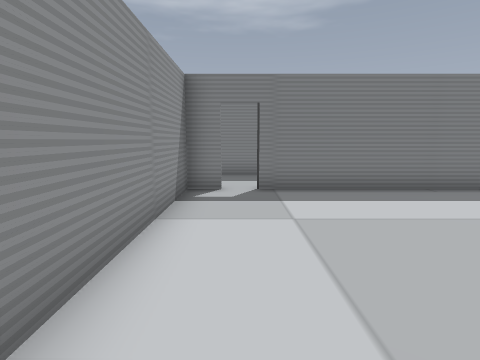
[1] (above)

20 first-person views from a walk through a Godot game level. The camera is 1.3 m above the floor, tilts 8° down and sees 80° across. The floor is counted in squares, 1 m on a side. Each view is taken from the middle of a square. On the plan, view 1 faces up. The plan holds only what a view shows up to about 13 squares ahead; the rest is blank. Door leaves are left out where a doorway can be walked through.

[2]
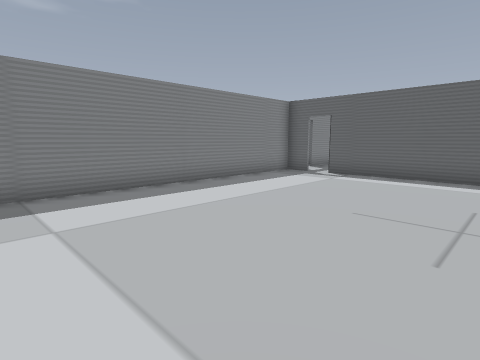

[3]
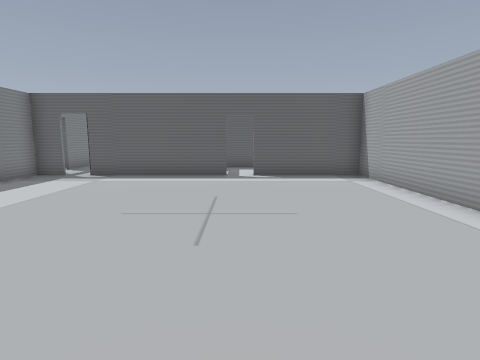

[4]
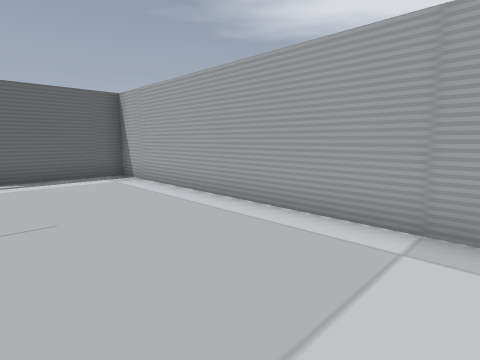

[5]
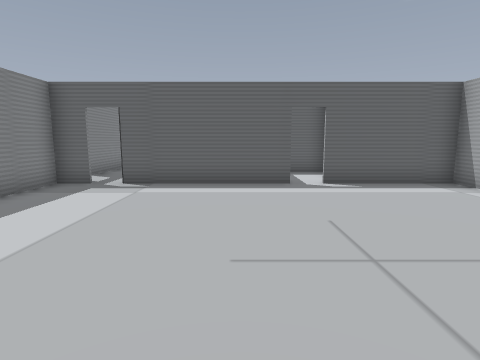

[6]
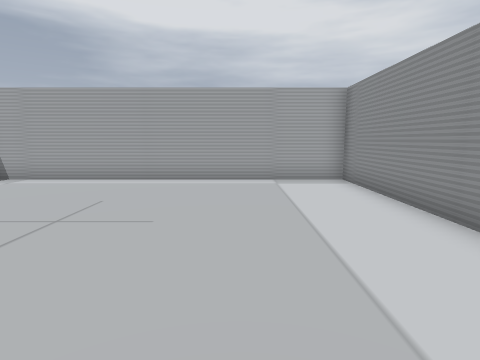

[7]
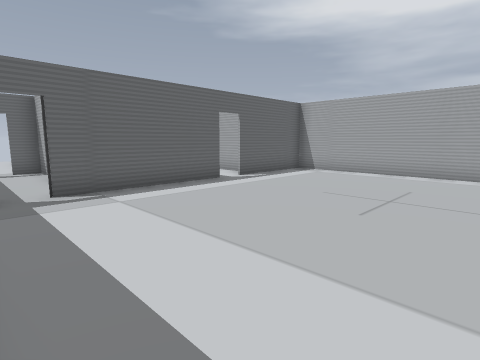

[8]
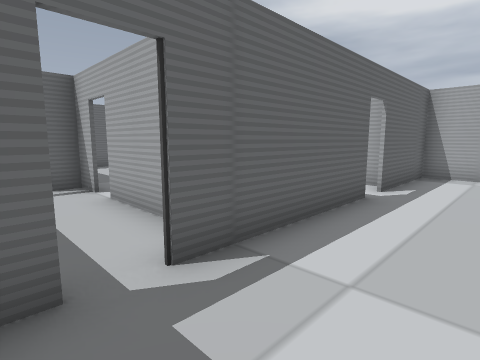

[9]
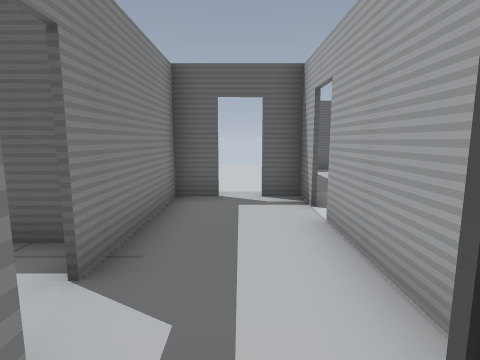

[10]
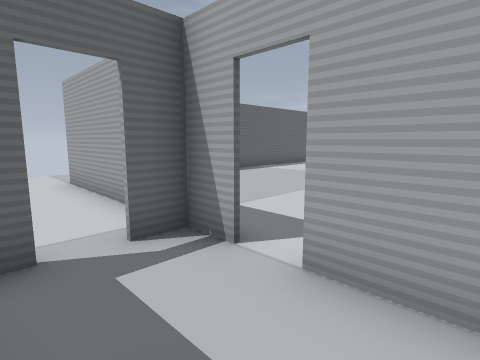

[11]
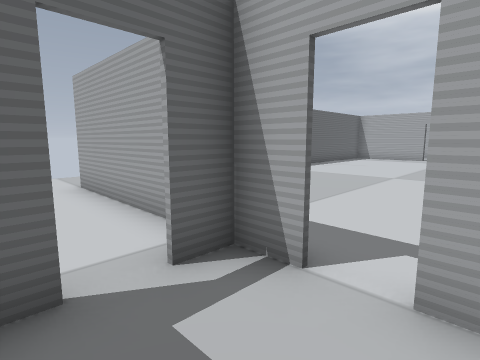

[12]
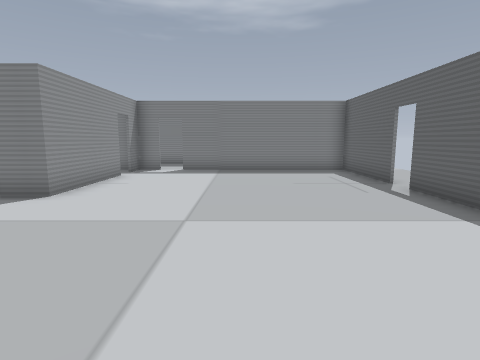

[13]
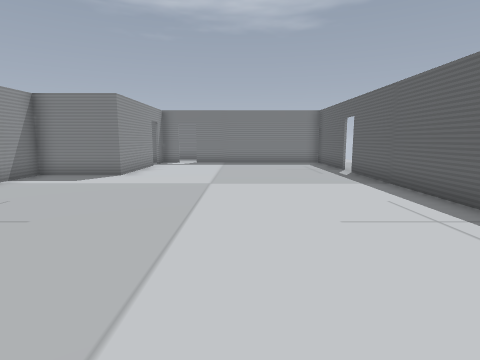

[14]
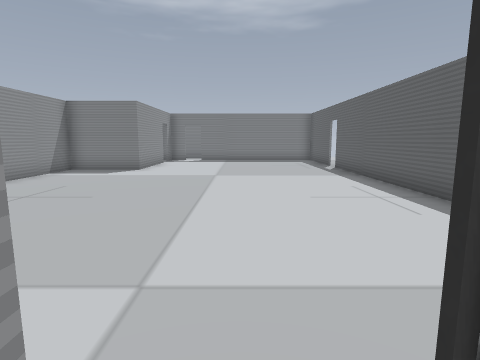

[15]
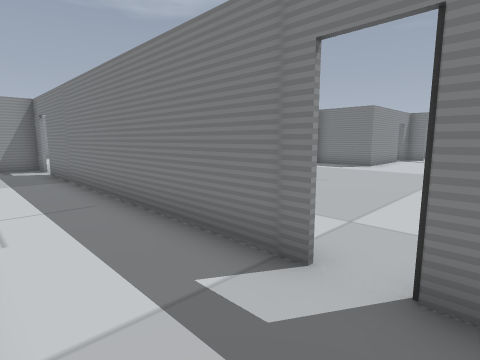

[16]
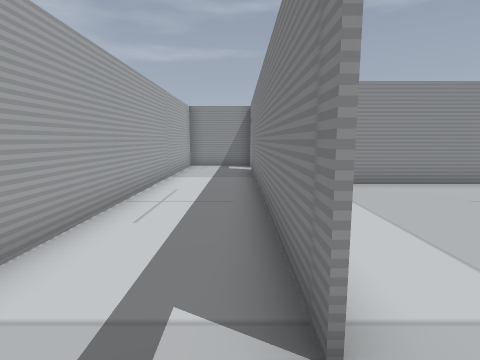

[17]
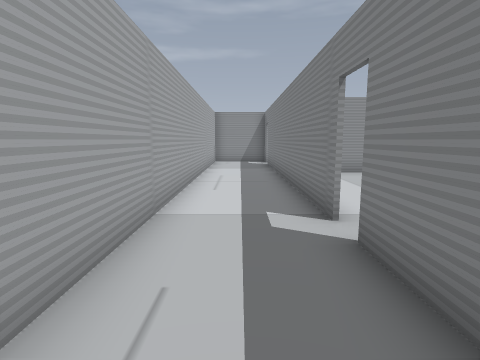

[18]
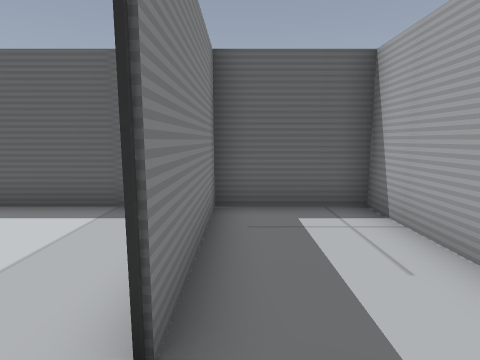

[19]
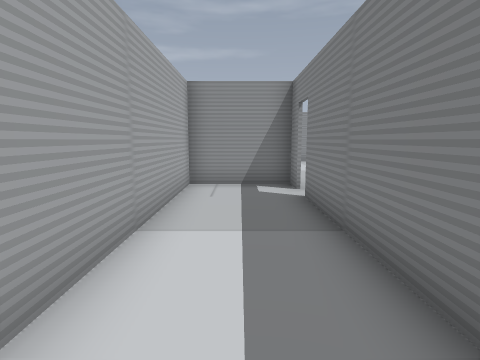

[20]
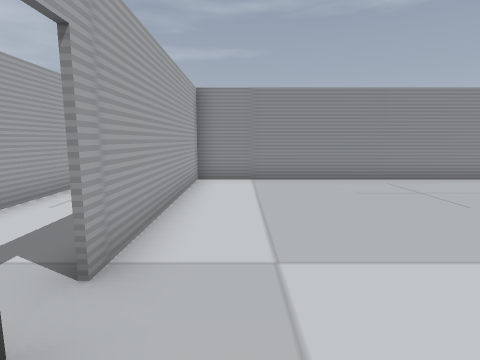

### Floor plan
Points are (right, up) in squares from view 1. A wall is a line through its corners. A room is listed if a view was taken in it or the views show most of it. See-through windows are left out.
Room 1 (views 1, 2, 3, 4, 5, 6, 7, 8, 9)
walls: (10.5, 0.4) (10.5, 5.6); (10.5, 6.4) (10.5, 7.5) (0.4, 7.5); (-1.4, 7.5) (-1.4, -4.4) (10.5, -4.4) (10.5, -0.5)
ways out: open door at (11, 6) to room 2; opening at (11, 0); open door at (0, 8)
Room 2 (views 10, 11)
walls: (14.5, 7.5) (12.5, 7.5); (11.8, 4.6) (14.6, 4.6)
ways out: open door at (11, 6) to room 1; opening at (13.5, 6.5) to room 5; opening at (12, 8)
Room 3 (views 12, 13, 20)
walls: (22.5, 0.4) (22.5, 4.5) (15.5, 4.5); (13.6, 2.5) (13.6, -1.5) (10.6, -1.5) (10.6, -13.4) (17.6, -13.4); (22.5, -11.8) (22.5, -0.4); (13.6, 4.5) (13.6, 3.5)
ways out: open door at (18, -13) to room 4; opening at (15, 5) to room 5; opening at (14, 3); open door at (23, 0)
Room 4 (views 14, 15, 16, 17, 18, 19)
walls: (17.6, -13.5) (6.5, -13.5); (4.6, -13.5) (4.6, -16.5) (22.5, -16.5) (22.5, -13.5) (18.4, -13.5)
ways out: open door at (18, -13) to room 3; open door at (6, -13)
Room 5 (no view inside)
walls: (16.5, 6.4) (16.5, 7.5) (14.5, 7.5); (15.5, 4.6) (16.5, 4.6) (16.5, 5.5)
ways out: opening at (13.5, 6.5) to room 2; opening at (15, 5) to room 3; opening at (18, 6)

Positions as (right, up) in squares from view 1, and headings:
1: (0, 0), facing up
2: (0, 0), facing up-right
3: (0, 0), facing right
4: (0, 0), facing down-right
5: (2, 2), facing right
6: (2, 5), facing down
7: (3, 7), facing down-right
8: (8, 7), facing down-right
9: (10, 6), facing right
10: (13, 7), facing down-right
11: (14, 7), facing down-right
12: (18, -8), facing up
13: (18, -12), facing up
14: (18, -14), facing up
15: (19, -16), facing up-left
16: (19, -14), facing left
17: (22, -15), facing left
18: (17, -14), facing right
19: (13, -15), facing left
20: (20, -12), facing left
